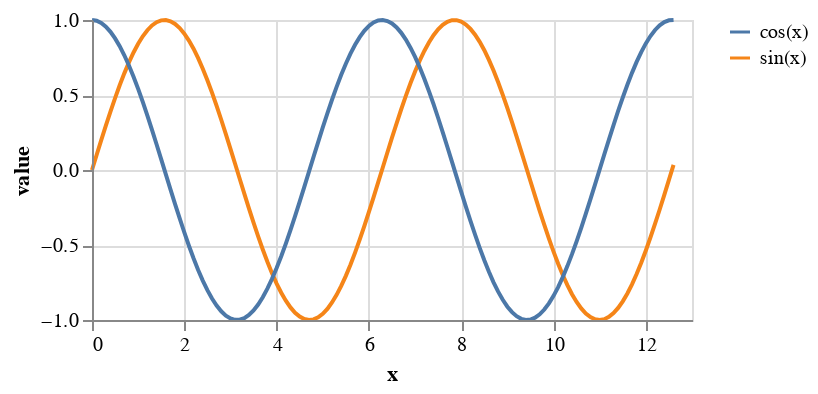

Express this chart as Vega-Lite.
### Vega specification from a JSON file in a GitHub repository (floating-point values rounded to 4 significant figures)
{"$schema": "https://vega.github.io/schema/vega/v5.json", "description": "Plots a function using a generated sequence.", "autosize": "pad", "padding": 5, "width": 300, "height": 150, "style": "cell", "data": [{"name": "source_0", "transform": [{"type": "sequence", "start": 0, "stop": 12.7, "step": 0.1, "as": "x"}, {"type": "formula", "expr": "sin(datum.x)", "as": "sin(x)"}, {"type": "formula", "expr": "cos(datum.x)", "as": "cos(x)"}, {"type": "fold", "fields": ["sin(x)", "cos(x)"], "as": ["key", "value"]}]}], "marks": [{"name": "pathgroup", "type": "group", "from": {"facet": {"name": "faceted_path_main", "data": "source_0", "groupby": ["key"]}}, "encode": {"update": {"width": {"field": {"group": "width"}}, "height": {"field": {"group": "height"}}}}, "marks": [{"name": "marks", "type": "line", "style": ["line"], "sort": {"field": "datum[\"x\"]", "order": "descending"}, "from": {"data": "faceted_path_main"}, "encode": {"update": {"stroke": {"scale": "color", "field": "key"}, "tooltip": {"signal": "{\"x\": format(datum[\"x\"], \"\"), \"value\": format(datum[\"value\"], \"\"), \"key\": ''+datum[\"key\"]}"}, "x": {"scale": "x", "field": "x"}, "y": {"scale": "y", "field": "value"}, "defined": {"signal": "datum[\"x\"] !== null && !isNaN(datum[\"x\"]) && datum[\"value\"] !== null && !isNaN(datum[\"value\"])"}}}}]}], "scales": [{"name": "x", "type": "linear", "domain": {"data": "source_0", "field": "x"}, "range": [0, {"signal": "width"}], "nice": true, "zero": false}, {"name": "y", "type": "linear", "domain": {"data": "source_0", "field": "value"}, "range": [{"signal": "height"}, 0], "nice": true, "zero": true}, {"name": "color", "type": "ordinal", "domain": {"data": "source_0", "field": "key", "sort": true}, "range": "category"}], "axes": [{"scale": "x", "orient": "bottom", "grid": false, "title": "x", "labelFlush": true, "labelOverlap": true, "tickCount": {"signal": "ceil(width/40)"}, "zindex": 1}, {"scale": "x", "orient": "bottom", "gridScale": "y", "grid": true, "tickCount": {"signal": "ceil(width/40)"}, "domain": false, "labels": false, "maxExtent": 0, "minExtent": 0, "ticks": false, "zindex": 0}, {"scale": "y", "orient": "left", "grid": false, "title": "value", "labelOverlap": true, "tickCount": {"signal": "ceil(height/40)"}, "zindex": 1}, {"scale": "y", "orient": "left", "gridScale": "x", "grid": true, "tickCount": {"signal": "ceil(height/40)"}, "domain": false, "labels": false, "maxExtent": 0, "minExtent": 0, "ticks": false, "zindex": 0}], "legends": [{"stroke": "color", "gradientLength": {"signal": "clamp(height, 64, 200)"}, "symbolType": "stroke"}]}
